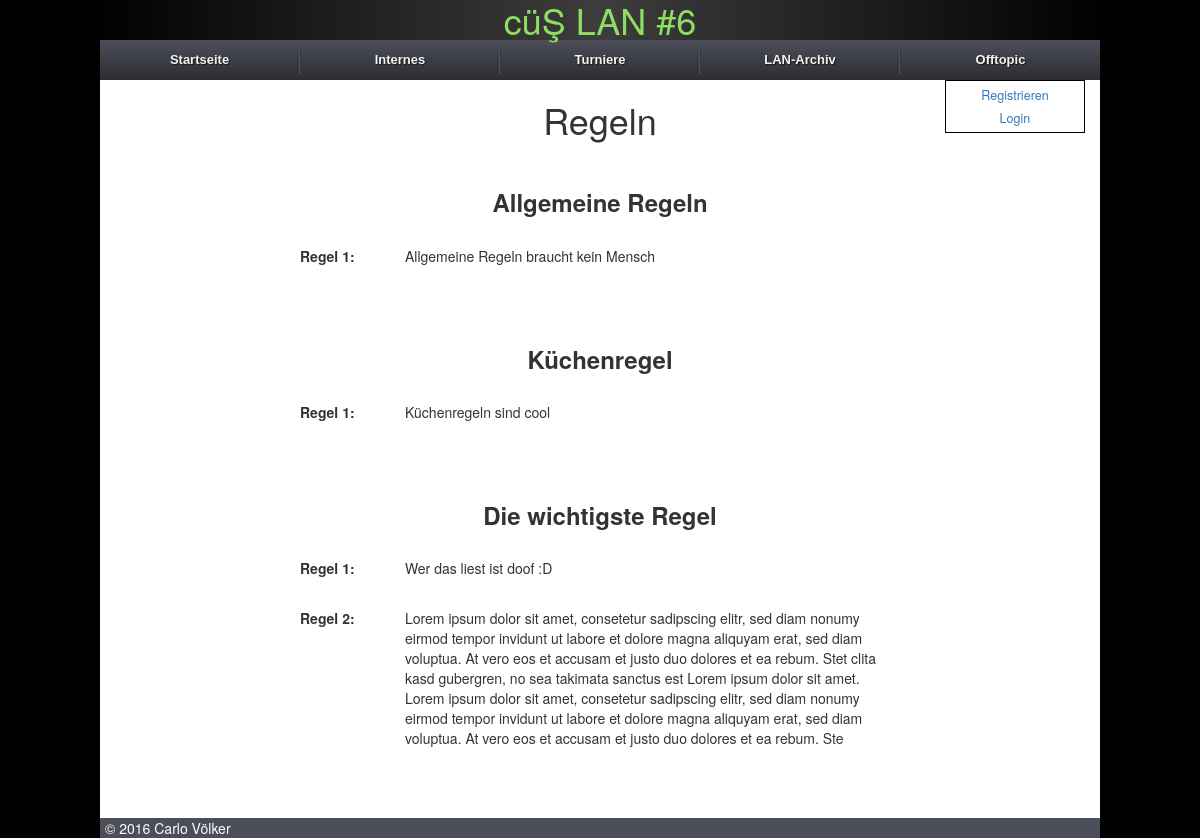
Before: /rules/ with the older database file.
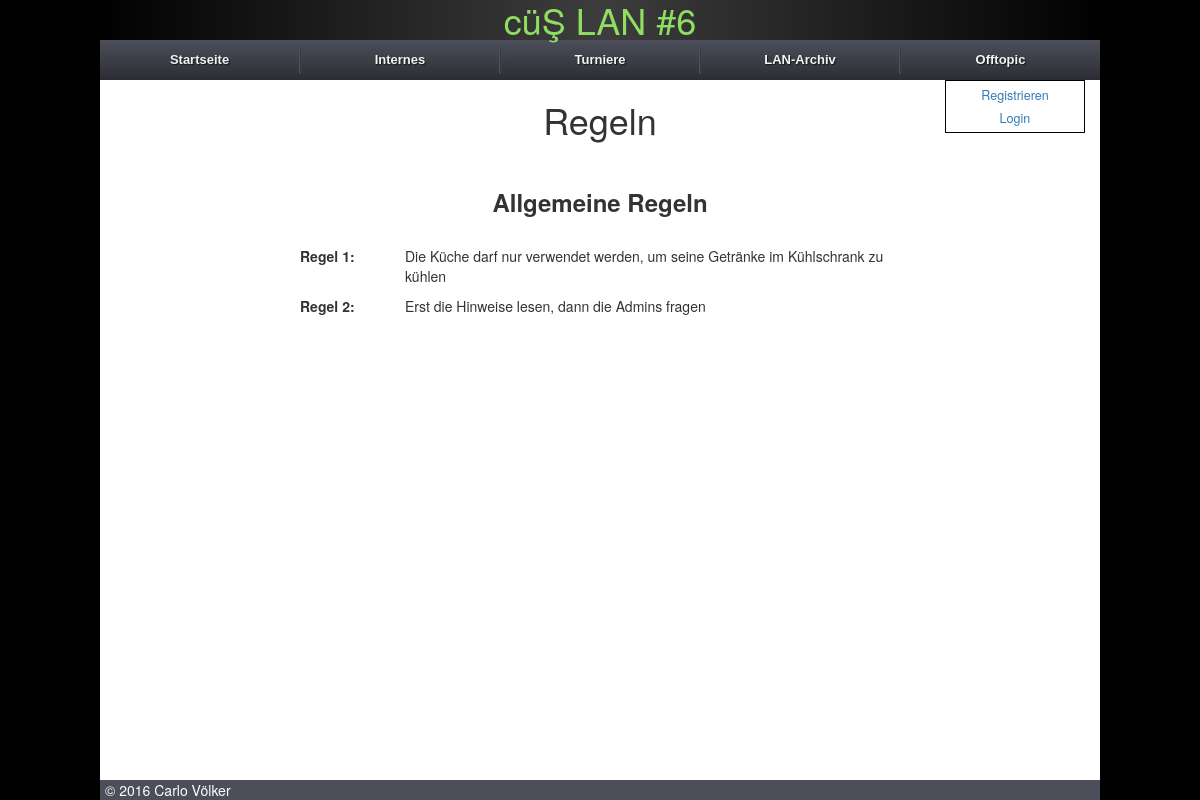
After: the same page with the newer database file.
### core/models.py (models this page shows, shortened)
class Rules(models.Model):
    name = models.CharField(verbose_name="Regelgruppe", max_length=30, null=False, unique=True, blank=False, default="Allgemeine Regeln")
    slug = models.SlugField(verbose_name="Slug", blank=True, unique=True, editable=False)
    def __unicode__(self):
        return u"%s" % (self.name)
    class Meta:
        verbose_name = "Regelgruppe"
        verbose_name_plural = "Regelgruppen"
        app_label = "core"

class RulesInline(models.Model):
    rules = models.ForeignKey(Rules, verbose_name="Regelgruppe", blank=True, null=True, related_name="inline_rules")
    information = models.TextField(verbose_name="Regel", max_length=512, null=True, blank=True)
    def __unicode__(self):
        return u"%s" % (self.information)
    class Meta:
        verbose_name = "Regel"
        verbose_name_plural = "Regeln"
        app_label = "core"

### core/views.py (the view)
# urls.py: url(r'^rules/$', views.rules, name='rules'),
def rules(request):
    context = RequestContext(request)
    content = {}
    content['rules'] = Rules.objects.all()
    return render_to_response('rules.html', content, context_instance=context)

### core/context_processors.py (called while the page is built)
def intranet_processor(request):
    content = {}
    activeMeta = IntranetMeta.objects.filter(active=True)
    if activeMeta:
        lan_name = activeMeta[0]
    else:
        lan_name = IntranetMeta.objects.all().order_by("-lan_id")[0]
    content['lan_name'] = lan_name
    lanparties = IntranetMeta.objects.all().exclude(id=lan_name.id)
    content['lanparties'] = lanparties
    rules = Rules.objects.all()
    content['rules'] = rules
    games = Game.objects.filter(match_game__lan=lan_name).exclude(match_game=None)
    content['games'] = games
    return content

### core/templatetags/helper.py (called while the page is built)
@register.filter
def shortenString(value):
    if len(value) > 18:
        return value[:15] + "..."
    return value

### core/templates/rules.html (shortened to what this page needs)
{% extends "base.html" %}
{% load staticfiles %}
{% block headline %}
    <h1>Regeln</h1>
{% endblock %}
{% block body %}
<div class="content">
	{% for rule in rules.all %}
		<div class="row">
			<h3><strong>{{ rule }}</strong></h3>
		</div>
		<div class="list-rule row">
		{% for singleRule in rule.inline_rules.all %}
			<div class="single-rule">
				<div class="col-sm-2"><strong>Regel {{ forloop.counter }}:</strong></div>
				<div class="col-sm-10">{{ singleRule }}</div>
			</div>
		{% endfor %}
		</div>
	{% endfor %}
</div>
{% endblock %}

### core/templates/base.html (shortened to what this page needs)
<!DOCTYPE html>
{% load staticfiles %}
{% load helper %}
{% load thumbnail %}
<html lang="de">
    <head>
        <link rel="stylesheet" type="text/css" href="{% static 'css/jquery.bracket.min.css' %}">
        <link rel="stylesheet" type="text/css" href="{% static 'css/bootstrap.min.css'%}">
        <link rel="stylesheet" type="text/css" href="{% static 'css/bootstrap-theme.min.css'%}">
        <link rel="stylesheet" type="text/css" href="{% static 'css/screen.css' %}">
        <link rel="stylesheet" type="text/css" href="{% static 'css/drop_down_menu.css' %}">
        <link rel='stylesheet' type="text/css" href="{% static 'unitegallery/css/unite-gallery.css' %}">
    </head>
    <body>
        <div class="header_banner">
            <h1>{{ lan_name.name }}</h1>
        </div>
        <ul class="menu">
            <li><a href="/">Startseite</a></li>
            <li><a href="#">Internes</a>
            </li>
            <li class="menu-tournaments"><a href="#">Turniere</a>
            </li>
            <li><a href="#">LAN-Archiv</a>
            </li>
            <li><a href="#">Offtopic</a>
            </li>
        </ul>
        <div class="site-header row">
            <div class="col-sm-2"></div>
            <div class="site-header-headline col-sm-8">
                {% block headline %}
                {% endblock %}
            </div>
            <div class="col-sm-2">
                {% if user.is_authenticated %}
                    <div class="username_header">
                        <h5>Angemeldet als:</h5>
                        <h4>{{ user.userextension.shortenName }}</h4>
                        <a href="/edit_profile">Editieren</a>
                        <a href="/logout">Logout</a>
                    </div>
                {% else %}
                    <div class="username_header login">
                        <a href="/register">Registrieren</a>
                        <a href="/login">Login</a>
                    </div>
                {% endif %}
            </div>
        </div>
        {% block body %}
        {% endblock %}
        <footer>
            <div class="left">&copy; {% now "Y" %} Carlo Völker</div>
        </footer>
    </body>
</html>

### core/static/css/screen.css (style rules this page uses)
html { background: #010101; height: 100%; }
body { max-width: 1000px; margin: 0 auto; min-height: 100%; position: relative; font-family: "Helvetica Neue", Arial, sans-serif; padding-bottom: 6rem; }
.site-header { margin: 0 auto! important; text-align: center; }
ul { padding: 0; list-style-type: none; }
.header_banner { text-align: center; color: #8fde62; background: rgb(61,61,61); background: -moz-linear-gradient(-45deg, rgba(61,61,61,1) 0%, rgba(1,1,1,1) 50%, rgba(61,61,61,1) 100%); background: -webkit-gradient(linear, left top, right bottom, color-stop(0%,rgba(61,61,61,1)), color-stop(50%,rgba(1,1,1,1)), color-stop(100%,rgba(61,61,61,1))); background: -webkit-linear-gradient(-45deg, rgba(61,61,61,1) 0%,rgba(1,1,1,1) 50%,rgba(61,61,61,1) 100%); background: -o-linear-gradient(-45deg, rgba(61,61,61,1) 0%,rgba(1,1,1,1) 50%,rgba(61,61,61,1) 100%); background: -ms-linear-gradient(-45deg, rgba(61,61,61,1) 0%,rgba(1,1,1,1) 50%,rgba(61,61,61,1) 100%); background: linear-gradient(90deg, #010101 0%, #3D3D3D 50%, #010101 100%); filter: progid:DXImageTransform.Microsoft.gradient( startColorstr='#3d3d3d', endColorstr='#1b1b1b',GradientType=1 ); }
.header_banner > h1 { margin: 0 !important; }
.top_menu>a { cursor: default; }
.username_header { float: right; width: 140px; border: 1px solid #000; text-align: center; }
.username_header * { margin: 5px 0 !important; }
.username_header > a { font-size: 0.9em; }
.username_header.login > a { display: block; font-size: 0.9em; }
.content { position: relative; text-align: center; width: 60%; left: 20%; margin-top: 20px; }
footer { background-color: #4C4E5A; color: #FFF; width: 100%; bottom: 0; position: absolute; padding-left: 5px; }
.list-rule { text-align: left; margin-top: 20px; margin-bottom: 30px; }
.single-rule { margin-bottom: 50px; }

### core/static/css/drop_down_menu.css (style rules this page uses)
.menu, .menu ul, .menu li, .menu a { margin: 0; padding: 0; border: none; outline: none; text-align: center; }
.menu { height: 40px; width: 100%; display: table; table-layout: fixed; background: #4c4e5a; background: -webkit-linear-gradient(top, #4c4e5a 0%,#2c2d33 100%); background: -moz-linear-gradient(top, #4c4e5a 0%,#2c2d33 100%); background: -o-linear-gradient(top, #4c4e5a 0%,#2c2d33 100%); background: -ms-linear-gradient(top, #4c4e5a 0%,#2c2d33 100%); background: linear-gradient(top, #4c4e5a 0%,#2c2d33 100%); }
.menu li { position: relative; list-style: none; display: block; height: 40px; z-index: 9999; }
.menu > li { display: table-cell; }
.menu li a { display: block; padding: 0 14px; margin: 6px 0; line-height: 28px; text-decoration: none; border-left: 1px solid #393942; border-right: 1px solid #4f5058; font-family: Helvetica, Arial, sans-serif; font-weight: bold; font-size: 13px; color: #f3f3f3; text-shadow: 1px 1px 1px rgba(0,0,0,.6); -webkit-transition: color .2s ease-in-out; -moz-transition: color .2s ease-in-out; -o-transition: color .2s ease-in-out; -ms-transition: color .2s ease-in-out; transition: color .2s ease-in-out; }
.menu li:first-child a { border-left: none; }
.menu li:last-child a { border-right: none; }
.menu a { background-size: 20px 20px !important; background-repeat: no-repeat; }

Changed rows visible on the page:
removed Rules: name "Küchenregel"
removed RulesInline: information "Küchenregeln sind cool", shown under "Küchenregel"
removed Rules: name "Die wichtigste Regel"
removed RulesInline: information "Wer das liest ist doof :D", shown under "Die wichtigste Regel"
removed RulesInline: information "Lorem ipsum dolor sit amet, consetetur sadipscing elitr, sed diam nonumy eirmod tempor invidunt ut labore et dolore magna aliquyam erat, sed diam voluptua. At vero eos et accusam et justo duo dolores et ea rebum. Stet clita kasd gubergren, no sea takimata sanctus est Lorem ipsum dolor sit amet. Lorem ipsum dolor sit amet, consetetur sadipscing elitr, sed diam nonumy eirmod tempor invidunt ut labore et dolore magna aliquyam erat, sed diam voluptua. At vero eos et accusam et justo duo dolores et ea rebum. Ste", shown under "Die wichtigste Regel"
changed RulesInline: information "Allgemeine Regeln braucht kein Mensch" → "Die Küche darf nur verwendet werden, um seine Getränke im Kühlschrank zu kühlen"
added RulesInline: information "Erst die Hinweise lesen, dann die Admins fragen"
